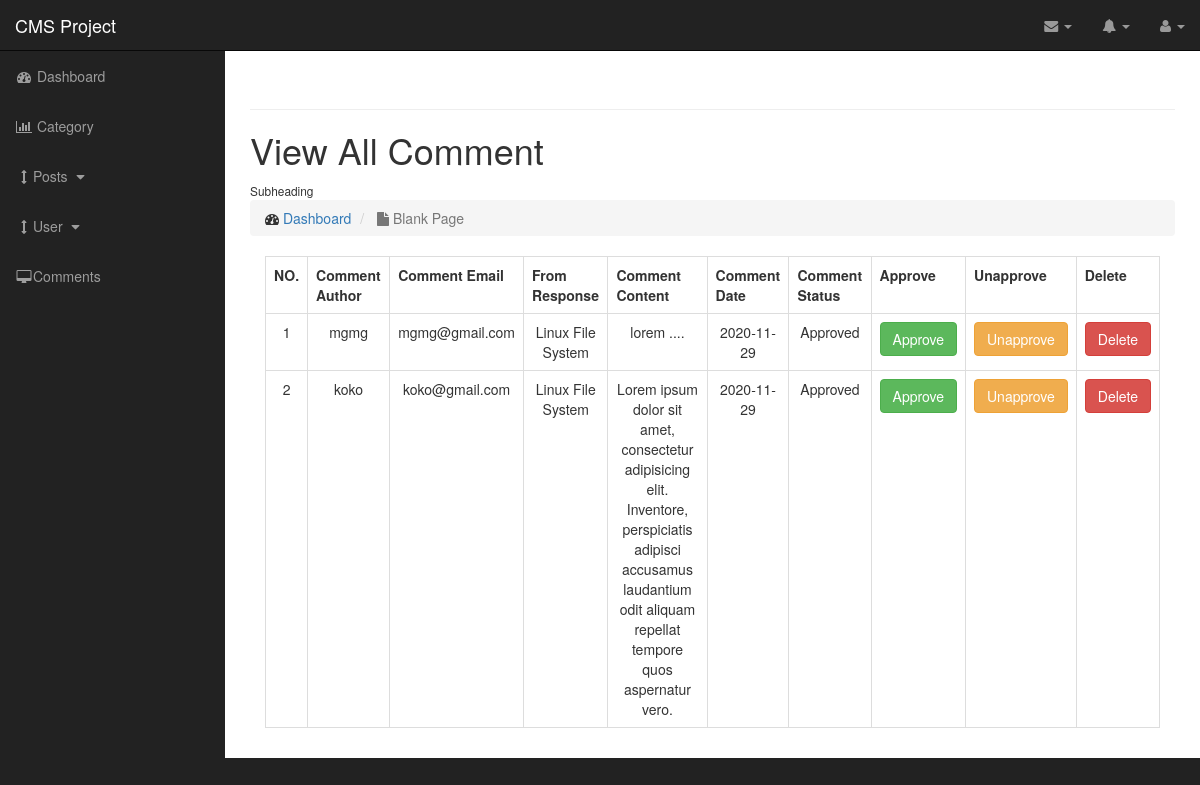
The app's page /admin/comment.php with its own data.
### tables this page shows
CREATE TABLE `comment` (
  `id` int(11) NOT NULL,
  `comment_post_id` int(100) NOT NULL,
  `comment_user` varchar(100) NOT NULL,
  `comment_email` varchar(100) NOT NULL,
  `comment_text` text NOT NULL,
  `comment_status` int(11) NOT NULL,
  `comment_date` date NOT NULL
);

CREATE TABLE `posts` (
  `post_id` int(11) NOT NULL,
  `post_title` varchar(100) NOT NULL,
  `post_category_id` int(100) NOT NULL,
  `post_author` varchar(100) NOT NULL,
  `post_image` varchar(100) NOT NULL,
  `post_content` text NOT NULL,
  `post_tag` varchar(100) NOT NULL,
  `post_comment_count` int(11) NOT NULL,
  `post_view_count` int(11) NOT NULL,
  `post_status` int(11) NOT NULL,
  `post_date` date NOT NULL
);

### admin/comment.php (the view, shortened to what this page needs)
<?php include_once "admin_layout/nav.php" ?>
        <div id="page-wrapper">
            <div class="container-fluid">
                <div class="row">
                    <div class="col-lg-12">
                        <h1 class="page-header">
                            <?php
                                if(isset($_GET['source'])){
                                    $source=$_GET['source'];
                                }else{
                                    $source='';
                                }
                                switch($source){
                                    ?>
                                    <?php
                                        default:
                                    ?>
                                    <h1>View All Comment</h1>
                                <?php
                                break;
                                }
                            ?>
                            <small>Subheading</small>
                        </h1>
                        <ol class="breadcrumb">
                            <li>
                                <i class="fa fa-dashboard"></i>  <a href="index.html">Dashboard</a>
                            </li>
                            <li class="active">
                                <i class="fa fa-file"></i> Blank Page
                            </li>
                        </ol>
                    </div>
                </div>
<div class="col-md-12">
    <div class="table-responsive">
        <table class="table table-hover table-bordered text-center">
            <tr>
                <th>NO.</th>
                <th>Comment Author</th>
                <th>Comment Email</th>
                <th>From Response</th>
                <th>Comment Content</th>
                <th>Comment Date</th>
                <th>Comment Status</th>
                <th>Approve</th>
                <th>Unapprove</th>
                <th>Delete</th>
            </tr>
            <?php
                $i=1;
                $query="SELECT * FROM comment";
                $result=mysqli_query($connect,$query);
                foreach($result as $data){
            ?>
            <tr>
            <td><?php echo $i++; ?></td>
                <td><?php echo $data['comment_user'] ?></td>
                <td><?php echo $data['comment_email']?></td>
                <td>
                    <?php
                        $post_id=$data['comment_post_id'];
                        $post_query="SELECT * FROM posts WHERE post_id=$post_id";
                        $post_result=mysqli_query($connect,$post_query);
                        $post_row=mysqli_fetch_assoc($post_result);
                        echo $post_row['post_title'];
                    ?>
                </td>
                <td><?php echo $data['comment_text'] ?></td>
                <td><?php echo $data['comment_date']?></td>
                <td>
                    <?php if($data['comment_status']==1){?>
                    Approved
                    <?php }else{
                    ?>
                   Unapproved
                    <?php
                    } ?>
                </td>
                <td><a href="comment.php?status=1&comment_id=<?php echo $data['id'] ?>" class="btn btn-success">Approve</a></td>
                <td><a href="comment.php?status=0&comment_id=<?php echo $data['id'] ?>" class="btn btn-warning">Unapprove</a></td>
                <td><a href="post.php?delete_id=<?php echo $data['post_id']?>" class="btn btn-danger" onclick="return confirm('Are you sure you want to delete this post?')">Delete</a></td>
            </tr>
            <?php
                }
            ?>
        </table>
    </div>
</div>
<?php include_once "admin_layout/footer.php" ?>

### admin/css/sb-admin.css (style rules this page uses)
body { margin-top: 100px; background-color: #222; }
@media (min-width:768px) { body { margin-top: 50px; } }
#page-wrapper { width: 100%; padding: 0; background-color: #fff; }
@media (min-width:768px) { #page-wrapper { padding: 10px; } }

### records on screen
comment: comment_user "mgmg", comment_email "mgmg@gmail.com", posts.post_title "Linux File System", comment_text "lorem ....", comment_date "2020-11-29", comment_status "Approved"
comment: comment_user "koko", comment_email "koko@gmail.com", posts.post_title "Linux File System", comment_text "Lorem ipsum dolor sit amet, consectetur adipisicing elit. Inventore, perspiciatis adipisci accusamus laudantium odit aliquam repellat tempore quos aspernatur vero.", comment_date "2020-11-29", comment_status "Approved"
